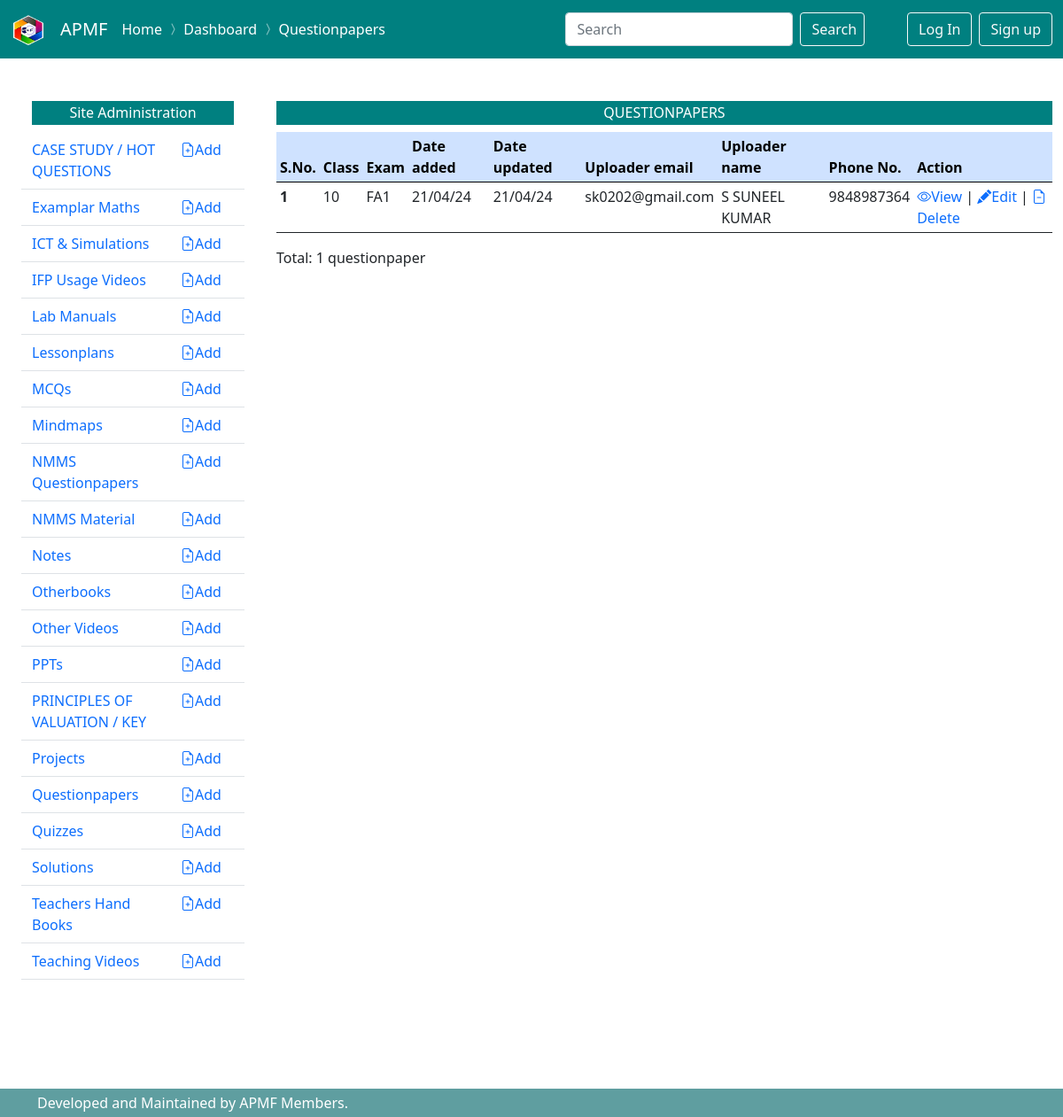
/dashboard/questionpapers/, run on the app's committed database.
### questionpapers/models.py (models this page shows, shortened)
class Questionpaper(Item):
    EXAM_CHOICES = (
        ('FA1', 'FA1'),
        ('FA2', 'FA2'),
        ('FA3', 'FA3'),
        ('FA4', 'FA4'),
        ('SA1', 'SA1'),
        ('SA2', 'SA2'),
        ('PREFINAL', 'PREFINAL'),
        ('PUBLIC', 'PUBLIC'),
        ('REVISION','REVISION'),
        ('OTHERS', 'OTHERS')
    )
    exam = models.CharField(max_length=20, choices = EXAM_CHOICES)
    class Meta:
        ordering = [
            "-standard",
            "exam",
        ]

### users/models.py (models this page shows, shortened)
class MyUser(AbstractBaseUser):
    email=models.EmailField(
        verbose_name ='email address',
        max_length = 255,
        unique = True,
    )
    phone_number = models.CharField(max_length=10, validators=[RegexValidator(regex='^(\+?\d{1,3})?[-.\s]?\(?\d{3}\)?[-.\s]?\d{3}[-.\s]?\d{4}$')])
    name = models.CharField(max_length=50)
    is_active = models.BooleanField(default=True)
    is_admin = models.BooleanField(default=False)
    objects = MyUserManager()
    USERNAME_FIELD = 'email'
    REQUIRED_FIELDS = ['phone_number', 'name']

### dashboard/views.py (the view)
# urls.py: path('dashboard/questionpapers/', views.DashboardQuestionpaperListView.as_view(), name='dashboard_questionpaper_list'),
class DashboardQuestionpaperListView(questionpaper_views.QuestionpaperListView):
    template_name = 'dashboard/questionpapers/list.html'
    success_url = reverse_lazy('dashboard_questionpaper_list')

### questionpapers/views.py (called while the page is built)
    def get_context_data(self, **kwargs):
        context = super().get_context_data(**kwargs)
        context['requests'] = Message.objects.filter(request_for = 'question_paper')
        return context

### dashboard/templates/dashboard/questionpapers/list.html (shortened to what this page needs)
{% extends "dashboard/dashboard.html" %}
{% load static %}
{% block navigation %}
<span class="navbar-text" >
  <a href="{% url "home" %}" style ="text-decoration:none">Home</a>
  <i class="bi bi-chevron-compact-right"></i>
  <a href="{% url "dashboard" %}" style ="text-decoration:none">Dashboard</a>
  <i class="bi bi-chevron-compact-right"></i>
  <a href="#" style ="text-decoration:none">Questionpapers</a>
</span>
{% endblock navigation %}
{% block content %}
<h6 class ="p-1 text-center" style="background-color:teal; color:white"> QUESTIONPAPERS</h6>
<table class="table table-sm table-hover">
    <thead class="table-primary" >
      <tr  >
        <th scope="col">S.No.</th>
        <th scope="col">Class</th>
        <th scope="col">Exam</th>
        <th scope="col">Date added</th>
        <th scope="col">Date updated</th>
        <th scope="col">Uploader email</th>
        <th scope="col">Uploader name</th>
        <th scope="col">Phone No.</th>
        <th scope="col">Action</th>
      </tr>
    </thead>
    <tbody>
        {% for questionpaper in  questionpapers %}
      <tr>
        <th scope="row">{{forloop.counter}}</th>
        <td>{{questionpaper.standard}}</td>
        <td>{{questionpaper.exam}}</td>
        <td>{{questionpaper.date_added|date:'d/m/y'}}</td>
        <td>{{questionpaper.date_updated|date:'d/m/y'}}</td>
        <td>{{questionpaper.uploaded_by.email}}</td>
        <td>{{questionpaper.uploaded_by.name|upper}}</td>
        <td>{{questionpaper.uploaded_by.phone_number}}</td>
        <td><a style="text-decoration:none;" href= '{{ questionpaper.file.url }}'><i class="bi bi-eye"></i>View </a>|
          <a style="text-decoration:none;" href= '{% url "dashboard_questionpaper_update" questionpaper.pk %}'><i class="bi bi-pencil-fill"></i>Edit </a>|
          <a style="text-decoration:none;" href= '{% url "dashboard_questionpaper_delete" questionpaper.pk %}'><i class="bi bi-file-earmark-minus"></i>Delete </a> </td>
      </tr>
      {% endfor %}
      </table>
      Total: {{questionpapers|length}} questionpaper{{questionpapers|length|pluralize:'s'}}
{% endblock content %}

### data on the page
Questionpaper: standard "10", exam "FA1", date_added "21/04/24", date_updated "21/04/24", uploaded_by.email "sk0202@gmail.com", uploaded_by.name "S SUNEEL KUMAR", uploaded_by.phone_number "9848987364"

### other printed values
{{ questionpapers|length }} "1"
